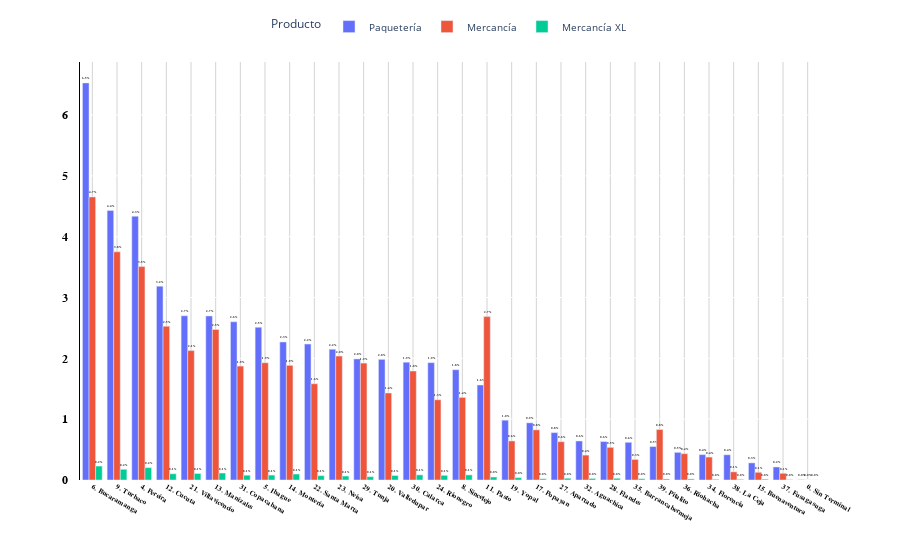

Source (notebook cell):
### Markdown cell above
Ok, podemos observar que se realizan muchos envios a las terminales de Bucaramanga, Turbaco y Pereira. 

Pero, Cuáles son los productos más enviados?

### Code cell
mas_enviados = clean_data.groupby(by=['Terminal_Destino','Producto']).agg(
    sum_productos = ('Unidades','sum')
).reset_index()
mas_enviados['Porcentaje'] = (mas_enviados['sum_productos']/mas_enviados['sum_productos'].sum())*100

mas_enviados = mas_enviados.sort_values(
    by='Porcentaje',  # Columna por la que ordenar
    ascending=False   # Orden descendente (de mayor a menor)
).reset_index(drop=True) 

fig = crear_barplot_personalizado(mas_enviados, 
                                  x='Terminal_Destino', 
                                  y='Porcentaje', 
                                  color='Producto',
                                  decimales ='%{y:.1f}%',
                                  titulo='')
fig.show()

### Figure 1 — Plotly figure (JSON) as saved in the notebook; plotly's stock layout.template omitted (floating-point values rounded to 4 significant figures)
{"data": [{"alignmentgroup": "True", "hovertemplate": "Producto=Paquetería<br> =%{x}<br>Porcentaje=%{text}<extra></extra>", "legendgroup": "Paquetería", "marker": {"color": "#636efa", "pattern": {"shape": ""}}, "name": "Paquetería", "offsetgroup": "Paquetería", "orientation": "v", "showlegend": true, "text": [6.528, 4.429, 4.336, 3.187, 2.699, 2.697, 2.6, 2.511, 2.269, 2.234, 2.15, 1.99, 1.983, 1.936, 1.929, 1.812, 1.561, 0.9833, 0.9397, 0.7787, 0.6413, 0.6321, 0.6194, 0.5498, 0.4544, 0.4171, 0.4146, 0.2811, 0.2141, 0.003304], "textfont": {"color": "black", "family": "Arial", "size": 12, "weight": "bold"}, "textposition": "outside", "texttemplate": "%{y:.1f}%", "type": "bar", "x": ["6. Bucaramanga", "9. Turbaco", "4. Pereira", "12. Cucuta", "21. Villavicencio", "13. Manizales", "31. Copacabana", "5. Ibague", "14. Monteria", "22. Santa Marta", "23. Neiva", "29. Tunja", "20. Valledupar", "30. Calarca", "24. Rionegro", "8. Sincelejo", "11. Pasto", "19. Yopal", "17. Popayan", "27. Apartado", "32. Aguachica", "28. Flandes", "35. Barrancabermeja", "39. Pitalito", "36. Riohacha", "34. Florencia", "38. La Ceja", "15. Buenaventura", "37. Fusagasuga", "0. Sin Terminal"], "xaxis": "x", "y": [6.528, 4.429, 4.336, 3.187, 2.699, 2.697, 2.6, 2.511, 2.269, 2.234, 2.15, 1.99, 1.983, 1.936, 1.929, 1.812, 1.561, 0.9833, 0.9397, 0.7787, 0.6413, 0.6321, 0.6194, 0.5498, 0.4544, 0.4171, 0.4146, 0.2811, 0.2141, 0.003304], "yaxis": "y"}, {"alignmentgroup": "True", "hovertemplate": "Producto=Mercancía<br> =%{x}<br>Porcentaje=%{text}<extra></extra>", "legendgroup": "Mercancía", "marker": {"color": "#EF553B", "pattern": {"shape": ""}}, "name": "Mercancía", "offsetgroup": "Mercancía", "orientation": "v", "showlegend": true, "text": [4.653, 3.751, 3.508, 2.686, 2.527, 2.474, 2.127, 2.038, 1.927, 1.922, 1.884, 1.873, 1.792, 1.582, 1.43, 1.358, 1.319, 0.8298, 0.8243, 0.6421, 0.6295, 0.5367, 0.4324, 0.4093, 0.3769, 0.3377, 0.1336, 0.1267, 0.1104, 0.0003529], "textfont": {"color": "black", "family": "Arial", "size": 12, "weight": "bold"}, "textposition": "outside", "texttemplate": "%{y:.1f}%", "type": "bar", "x": ["6. Bucaramanga", "9. Turbaco", "4. Pereira", "11. Pasto", "12. Cucuta", "13. Manizales", "21. Villavicencio", "23. Neiva", "5. Ibague", "29. Tunja", "14. Monteria", "31. Copacabana", "30. Calarca", "22. Santa Marta", "20. Valledupar", "8. Sincelejo", "24. Rionegro", "39. Pitalito", "17. Popayan", "19. Yopal", "27. Apartado", "28. Flandes", "36. Riohacha", "32. Aguachica", "34. Florencia", "35. Barrancabermeja", "38. La Ceja", "15. Buenaventura", "37. Fusagasuga", "0. Sin Terminal"], "xaxis": "x", "y": [4.653, 3.751, 3.508, 2.686, 2.527, 2.474, 2.127, 2.038, 1.927, 1.922, 1.884, 1.873, 1.792, 1.582, 1.43, 1.358, 1.319, 0.8298, 0.8243, 0.6421, 0.6295, 0.5367, 0.4324, 0.4093, 0.3769, 0.3377, 0.1336, 0.1267, 0.1104, 0.0003529], "yaxis": "y"}, {"alignmentgroup": "True", "hovertemplate": "Producto=Mercancía XL<br> =%{x}<br>Porcentaje=%{text}<extra></extra>", "legendgroup": "Mercancía XL", "marker": {"color": "#00cc96", "pattern": {"shape": ""}}, "name": "Mercancía XL", "offsetgroup": "Mercancía XL", "orientation": "v", "showlegend": true, "text": [0.2292, 0.2024, 0.1759, 0.1144, 0.1067, 0.1023, 0.09816, 0.08432, 0.08381, 0.0809, 0.07858, 0.07601, 0.07382, 0.07104, 0.06495, 0.0542, 0.04929, 0.03859, 0.02836, 0.0276, 0.02546, 0.02061, 0.02055, 0.01747, 0.01659, 0.01373, 0.01096, 0.009881, 0.004299, 4.812e-05], "textfont": {"color": "black", "family": "Arial", "size": 12, "weight": "bold"}, "textposition": "outside", "texttemplate": "%{y:.1f}%", "type": "bar", "x": ["6. Bucaramanga", "4. Pereira", "9. Turbaco", "13. Manizales", "21. Villavicencio", "12. Cucuta", "14. Monteria", "30. Calarca", "8. Sincelejo", "5. Ibague", "31. Copacabana", "24. Rionegro", "20. Valledupar", "22. Santa Marta", "23. Neiva", "29. Tunja", "11. Pasto", "19. Yopal", "27. Apartado", "28. Flandes", "32. Aguachica", "35. Barrancabermeja", "17. Popayan", "36. Riohacha", "39. Pitalito", "15. Buenaventura", "34. Florencia", "38. La Ceja", "37. Fusagasuga", "0. Sin Terminal"], "xaxis": "x", "y": [0.2292, 0.2024, 0.1759, 0.1144, 0.1067, 0.1023, 0.09816, 0.08432, 0.08381, 0.0809, 0.07858, 0.07601, 0.07382, 0.07104, 0.06495, 0.0542, 0.04929, 0.03859, 0.02836, 0.0276, 0.02546, 0.02061, 0.02055, 0.01747, 0.01659, 0.01373, 0.01096, 0.009881, 0.004299, 4.812e-05], "yaxis": "y"}], "layout": {"bargap": 0.2, "barmode": "group", "hoverlabel": {"bgcolor": "white", "font": {"family": "Arial", "size": 12}}, "legend": {"font": {"size": 10}, "orientation": "h", "title": {"text": "Producto"}, "tracegroupgap": 0, "x": 0.5, "xanchor": "center", "y": 1.05, "yanchor": "bottom"}, "margin": {"t": 60}, "paper_bgcolor": "white", "plot_bgcolor": "white", "showlegend": true, "title": {"font": {"color": "black", "family": "Arial", "size": 18}, "text": "", "x": 0.5}, "xaxis": {"anchor": "y", "domain": [0, 1], "gridcolor": "lightgrey", "showgrid": true, "tickfont": {"color": "black", "family": "Arial", "size": 7, "weight": "bold"}, "title": {"font": {"color": "black", "family": "Arial", "size": 12}, "text": " "}, "zerolinecolor": "lightgrey"}, "yaxis": {"anchor": "x", "automargin": true, "autorange": true, "domain": [0, 1], "linecolor": "black", "showline": true, "tickfont": {"color": "black", "family": "Arial", "size": 12, "weight": "bold"}, "ticklen": 10, "ticksuffix": "   ", "title": {"text": ""}}}}
